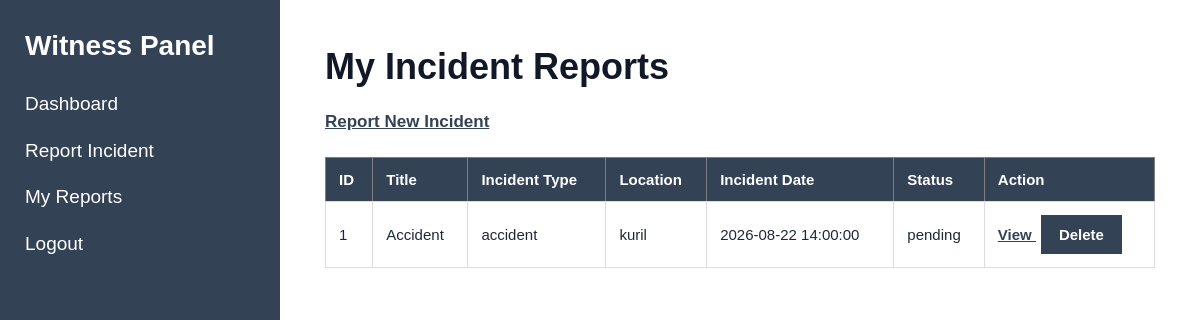
The page /index.php?page=witness-reports (signed in) on the database as committed earlier.
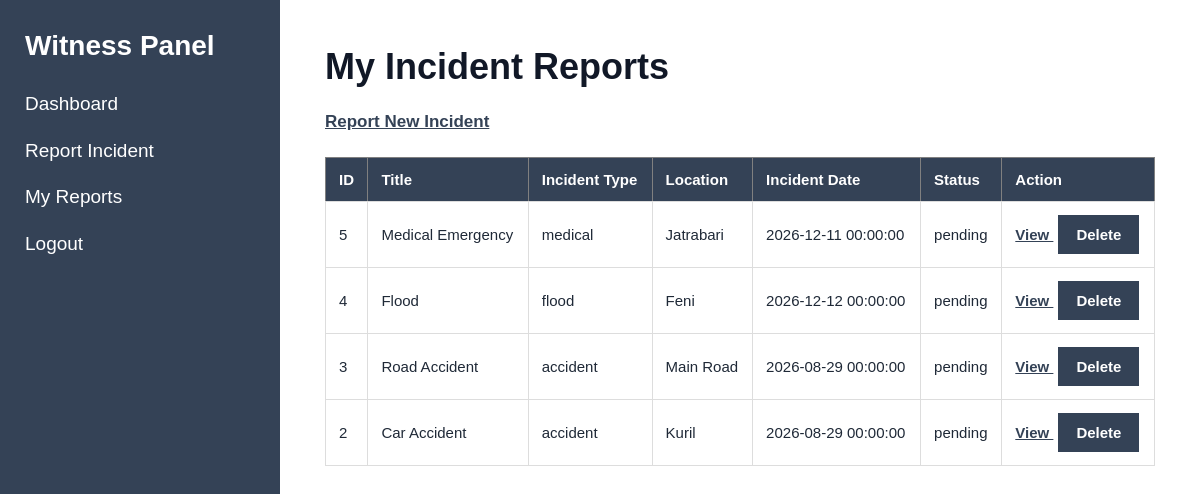
The same page on the database as committed later.
### tables this page shows
CREATE TABLE `witness_reports` (
  `id` int(11) NOT NULL,
  `witness_id` int(11) NOT NULL,
  `title` varchar(150) NOT NULL,
  `description` text NOT NULL,
  `incident_type` varchar(50) NOT NULL,
  `location` varchar(255) NOT NULL,
  `incident_date` datetime NOT NULL,
  `evidence_file` varchar(255) DEFAULT NULL,
  `status` varchar(30) NOT NULL DEFAULT 'pending',
  `created_at` timestamp NOT NULL DEFAULT current_timestamp(),
  `updated_at` timestamp NOT NULL DEFAULT current_timestamp() ON UPDATE current_timestamp()
);

### models/WitnessModel.php (called while the page is built, shortened)
<?php
function getWitnessReports($conn, $witness_id)
{
    $sql = "SELECT *
            FROM witness_reports
            WHERE witness_id = ?
            ORDER BY id DESC";
    $stmt = mysqli_prepare($conn, $sql);
    mysqli_stmt_bind_param(
        $stmt,
        "i",
        $witness_id
    );
    mysqli_stmt_execute($stmt);
    $result = mysqli_stmt_get_result($stmt);
    $reports = [];
    while ($row = mysqli_fetch_assoc($result)) {
        $reports[] = $row;
    }
    return $reports;
}

### views/witness/reports.php (the view, shortened to what this page needs)
<?php require_once "views/partials/header.php"; ?>
<?php require_once "views/partials/sidebar.php"; ?>
<div class="content">
    <h1>My Incident Reports</h1>
    <p>
        <a href="index.php?page=witness-report-create">
            Report New Incident
        </a>
    </p>
    <?php if (empty($reports)): ?>
        <p>
            You have not submitted any incident reports yet.
        </p>
    <?php else: ?>
        <table border="1" cellpadding="10">
            <thead>
                <tr>
                    <th>ID</th>
                    <th>Title</th>
                    <th>Incident Type</th>
                    <th>Location</th>
                    <th>Incident Date</th>
                    <th>Status</th>
                    <th>Action</th>
                </tr>
            </thead>
            <tbody>
                <?php foreach ($reports as $report): ?>
                    <tr>
                        <td>
                            <?php echo (int)$report['id']; ?>
                        </td>
                        <td>
                            <?php
                            echo htmlspecialchars(
                                $report['title']
                            );
                            ?>
                        </td>
                        <td>
                            <?php
                            echo htmlspecialchars(
                                $report['incident_type']
                            );
                            ?>
                        </td>
                        <td>
                            <?php
                            echo htmlspecialchars(
                                $report['location']
                            );
                            ?>
                        </td>
                        <td>
                            <?php
                            echo htmlspecialchars(
                                $report['incident_date']
                            );
                            ?>
                        </td>
                        <td>
                            <?php
                            echo htmlspecialchars(
                                $report['status']
                            );
                            ?>
                        </td>
                        <td>
                            <a
                                href="index.php?page=witness-report-view&id=<?php echo (int)$report['id']; ?>"
                            >
                                View
                            </a>
                            <form
                                method="POST"
                                action="index.php?page=witness-report-delete"
                                style="display:inline;"
                                onsubmit="return confirm('Are you sure you want to delete this report?');"
                            >
                                <button type="submit">
                                    Delete
                                </button>
                            </form>
                        </td>
                    </tr>
                <?php endforeach; ?>
            </tbody>
        </table>
    <?php endif; ?>
</div>
<?php require_once "views/partials/footer.php"; ?>

### index.php (shortened to what this page needs)
<?php
require_once "config/database.php";
$page = $_GET['page'] ?? 'login';
if ($page === 'login') {
    if ($_SERVER['REQUEST_METHOD'] === 'POST') {
        require_once "controllers/AuthController.php";
        $error = loginUser();
    }
    require_once "views/auth/login.php";
} elseif ($page === 'admin-dashboard') {
    requireAdmin();
    require_once "models/AdminDashboardModel.php";
    $dashboardCounts = getAdminDashboardCounts($conn);
    require_once "views/admin/dashboard.php";
} elseif ($page === 'logout') {
    logoutUser();
    header("Location: index.php?page=login");
    exit;
} elseif ($page === 'notifications') {
    requireAdmin();
    require_once "models/NotificationModel.php";
    $notifications = getAllNotifications($conn);
    require_once "views/admin/notifications/index.php";
} elseif ($page === 'witness-dashboard') {
    requireWitness();
    require_once "views/witness/dashboard.php";
} elseif ($page === 'volunteer-dashboard') {
    requireVolunteer();
    require_once "views/volunteer/dashboard.php";
} elseif ($page === 'volunteer-activities') {
    requireVolunteer();
    require_once "views/volunteer/activities.php";
} elseif ($page === 'volunteer-availability') {
    requireVolunteer();
    require_once "views/volunteer/availability.php";
} elseif ($page === 'volunteer-emergency-requests') {
    requireVolunteer();
    require_once "views/volunteer/emergency_requests.php";
} elseif ($page === 'volunteer-profile') {
    requireVolunteer();
    require_once "views/volunteer/profile.php";
} elseif ($page === 'helpseeker-dashboard') {
    requireHelpSeeker();
    require_once "views/helpseeker/dashboard.php";
} elseif ($page === 'witness-reports') {
    require_once "models/WitnessModel.php";
    $witness_id =
        (int)$_SESSION['user']['id'];
    $reports = getWitnessReports(
        $conn,
        $witness_id
    );
    require_once "views/witness/reports.php";
} else {
    echo "Page not found.";
}
?>

### views/partials/header.php (shortened to what this page needs)
<!DOCTYPE html>
<html lang="en">
<head>
    <link
    rel="stylesheet"
    href="/rescue_management_system/assets/css/style.css?v=12"
>
</head>
<body>

### views/partials/sidebar.php (shortened to what this page needs)
<?php
$role = $_SESSION['user']['role'] ?? '';
?>
<div class="sidebar">
    <?php if ($role === 'admin'): ?>
        <h2>Admin Panel</h2>
        <ul>
            <li>
                <a href="index.php?page=admin-dashboard">
                    Dashboard
                </a>
            </li>
            <li>
                <a href="index.php?page=notifications">
                    Notifications
                </a>
            </li>
            <li>
                <a href="index.php?page=feedback">
                    Feedback
                </a>
            </li>
            <li>
                <a href="index.php?page=rescue-reports">
                    Rescue Reports
                </a>
            </li>
            <li>
                <a href="index.php?page=logout">
                    Logout
                </a>
            </li>
        </ul>
    <?php elseif ($role === 'witness'): ?>
        <h2>Witness Panel</h2>
        <ul>
            <li>
    <a href="index.php?page=witness-dashboard">
        Dashboard
    </a>
</li>
            <li>
                <a href="index.php?page=witness-report-create">
                    Report Incident
                </a>
            </li>
            <li>
    <a href="index.php?page=witness-reports">
        My Reports
    </a>
</li>
            <li>
                <a href="index.php?page=logout">
                    Logout
                </a>
            </li>
        </ul>
    <?php endif; ?>
</div>

### views/partials/footer.php (shortened to what this page needs)
</body>
</html>

### assets/css/style.css (style rules this page uses)
* { box-sizing: border-box; }
body { margin: 0; font-family: Arial, Helvetica, sans-serif; background: #f5f6f8; color: #1f2937; }
.sidebar { width: 280px; height: 100vh; background: #344256; color: white; position: fixed; top: 0; left: 0; padding: 28px 25px; box-sizing: border-box; overflow-y: auto; }
.sidebar h2 { margin: 0 0 28px 0; font-size: 28px; line-height: 1.25; color: white; }
.sidebar ul { list-style: none; padding: 0; margin: 0; }
.sidebar li { margin-bottom: 20px; }
.sidebar a { display: inline-block; color: white; text-decoration: none; font-size: 19px; line-height: 1.4; }
.content { margin-left: 280px; padding: 45px; min-height: 100vh; background: white; }
.content h1 { margin-top: 0; margin-bottom: 20px; font-size: 36px; line-height: 1.2; color: #111827; }
.content>p { font-size: 17px; line-height: 1.6; margin-bottom: 22px; }
.content a { color: #344256; font-weight: 600; text-decoration: underline; }
button { background: #344256; color: white; border: none; padding: 11px 18px; font-family: Arial, Helvetica, sans-serif; font-size: 15px; font-weight: 600; cursor: pointer; }
table { width: 100%; border-collapse: collapse; margin-top: 22px; background: white; }
th { background: #344256; color: white; padding: 13px; text-align: left; font-size: 15px; }
td { padding: 13px; border: 1px solid #dddddd; font-size: 15px; }
table form { border: none; padding: 0; margin: 0; max-width: none; }
table form button { margin-left: 5px; }

Rows that differ between the two databases and show on the page:
removed witness_reports: id "1", title "Accident", incident_type "accident", location "kuril", incident_date "2026-08-22 14:00:00", status "pending"
added witness_reports: id "5", title "Medical Emergency", incident_type "medical", location "Jatrabari", incident_date "2026-12-11 00:00:00", status "pending"
added witness_reports: id "4", title "Flood", incident_type "flood", location "Feni", incident_date "2026-12-12 00:00:00", status "pending"
added witness_reports: id "3", title "Road Accident", incident_type "accident", location "Main Road", incident_date "2026-08-29 00:00:00", status "pending"
added witness_reports: id "2", title "Car Accident", incident_type "accident", location "Kuril", incident_date "2026-08-29 00:00:00", status "pending"
